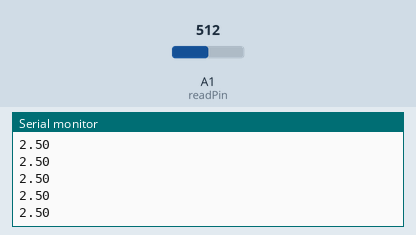
Simulated run of this sketch. Board: Arduino Uno, built with avr-gcc and run on an emulated ATmega328P. On the bench: the last lines printed to the serial monitor. The inputs (shaded band) are chosen by the test bench; at power-on: A1 (readPin) = 512.

Above: at 1.2 s.
1.3 s: A1 (readPin) set to 716
At 2.3 s:
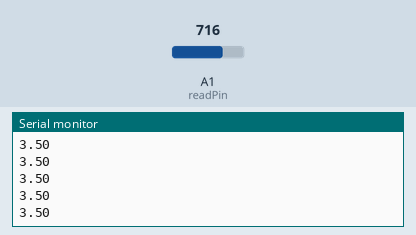
2.8 s: A1 (readPin) set to 900
At 3.8 s:
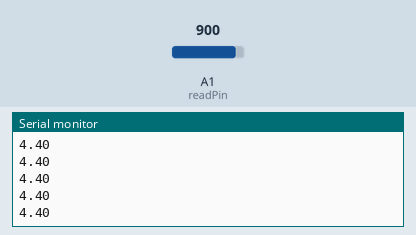
Timing chart, 0 to 5.8 s (numbered marks = the images above; inputs shaded):
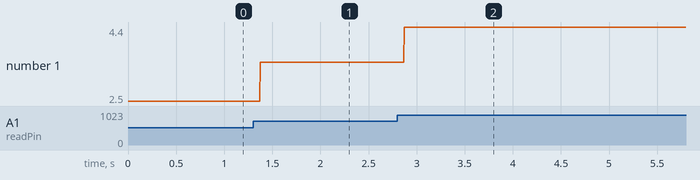

The sketch:

voltage_reader.ino
```cpp
int readPin = A1;
float voltage;
void setup() {
  // put your setup code here, to run once:
  pinMode(readPin,INPUT);
  Serial.begin(9600);
}

void loop() {
  // put your main code here, to run repeatedly:
  voltage = analogRead(readPin)*5./1023.;
  Serial.println(voltage);
}
```

Measured:
- after the input at 1.3 s, the serial monitor: prints a new line after 0.07 s (image 1)
- after the input at 2.8 s, the serial monitor: prints a new line after 0.07 s (image 2)
- plotted number 1: 2.5 → 3.5 after the input at 1.3 s, 3.5 → 4.4 after the input at 2.8 s
